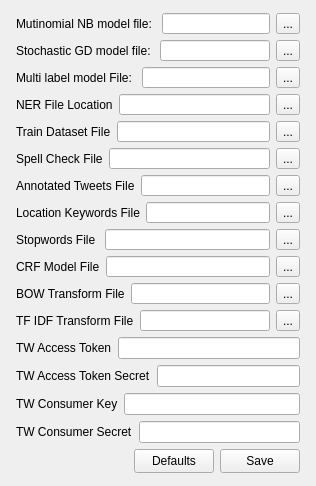
      <widget class="QWidget" name="tab_3">
       <attribute name="title">
        <string>Paths</string>
       </attribute>
       <layout class="QGridLayout" name="gridLayout_6">
        <item row="0" column="0">
         <layout class="QVBoxLayout" name="mainFolderSettingsLayut">
          <property name="sizeConstraint">
           <enum>QLayout::SetMinimumSize</enum>
          </property>
          <property name="leftMargin">
           <number>5</number>
          </property>
          <property name="topMargin">
           <number>2</number>
          </property>
          <property name="rightMargin">
           <number>5</number>
          </property>
          <property name="bottomMargin">
           <number>2</number>
          </property>
          <item>
           <layout class="QHBoxLayout" name="horizontalLayout" stretch="3,6,1">
            <item>
             <widget class="QLabel" name="label">
              <property name="minimumSize">
               <size>
                <width>0</width>
                <height>21</height>
               </size>
              </property>
              <property name="text">
               <string>Mutinomial NB model file: </string>
              </property>
             </widget>
            </item>
            <item>
             <widget class="QLineEdit" name="txt_mnb_file">
              <property name="minimumSize">
               <size>
                <width>0</width>
                <height>21</height>
               </size>
              </property>
             </widget>
            </item>
            <item>
             <widget class="QToolButton" name="btn_browse_mnb">
              <property name="minimumSize">
               <size>
                <width>0</width>
                <height>21</height>
               </size>
              </property>
              <property name="text">
               <string>...</string>
              </property>
              <property name="icon">
               <iconset resource="resources.qrc">
                <normaloff>:/images/folder-search.png</normaloff>:/images/folder-search.png</iconset>
              </property>
             </widget>
            </item>
           </layout>
          </item>
          <item>
           <layout class="QHBoxLayout" name="horizontalLayout_9" stretch="3,6,1">
            <item>
             <widget class="QLabel" name="label_13">
              <property name="minimumSize">
               <size>
                <width>0</width>
                <height>21</height>
               </size>
              </property>
              <property name="text">
               <string>Stochastic GD model file: </string>
              </property>
             </widget>
            </item>
            <item>
             <widget class="QLineEdit" name="txt_sgd_file">
              <property name="minimumSize">
               <size>
                <width>0</width>
                <height>21</height>
               </size>
              </property>
             </widget>
            </item>
            <item>
             <widget class="QToolButton" name="btn_browse_sgd">
              <property name="minimumSize">
               <size>
                <width>0</width>
                <height>21</height>
               </size>
              </property>
              <property name="text">
               <string>...</string>
              </property>
              <property name="icon">
               <iconset resource="resources.qrc">
                <normaloff>:/images/folder-search.png</normaloff>:/images/folder-search.png</iconset>
              </property>
             </widget>
            </item>
           </layout>
          </item>
          <item>
           <layout class="QHBoxLayout" name="horizontalLayout_2" stretch="3,6,1">
            <item>
             <widget class="QLabel" name="label_14">
              <property name="minimumSize">
               <size>
                <width>0</width>
                <height>21</height>
               </size>
              </property>
              <property name="text">
               <string>Multi label model File: </string>
              </property>
             </widget>
            </item>
            <item>
             <widget class="QLineEdit" name="txt_ml_file">
              <property name="minimumSize">
               <size>
                <width>0</width>
                <height>21</height>
               </size>
              </property>
             </widget>
            </item>
            <item>
             <widget class="QToolButton" name="btn_browse_ml">
              <property name="minimumSize">
               <size>
                <width>0</width>
                <height>21</height>
               </size>
              </property>
              <property name="text">
               <string>...</string>
              </property>
              <property name="icon">
               <iconset resource="resources.qrc">
                <normaloff>:/images/folder-search.png</normaloff>:/images/folder-search.png</iconset>
              </property>
             </widget>
            </item>
           </layout>
          </item>
          <item>
           <layout class="QHBoxLayout" name="horizontalLayout_7" stretch="3,6,1">
            <item>
             <widget class="QLabel" name="label_6">
              <property name="minimumSize">
               <size>
                <width>0</width>
                <height>21</height>
               </size>
              </property>
              <property name="text">
               <string>NER File Location</string>
              </property>
             </widget>
            </item>
            <item>
             <widget class="QLineEdit" name="txt_ner_file">
              <property name="minimumSize">
               <size>
                <width>0</width>
                <height>21</height>
               </size>
              </property>
             </widget>
            </item>
            <item>
             <widget class="QToolButton" name="btn_browse_ner">
              <property name="minimumSize">
               <size>
                <width>0</width>
                <height>21</height>
               </size>
              </property>
              <property name="text">
               <string>...</string>
              </property>
              <property name="icon">
               <iconset resource="resources.qrc">
                <normaloff>:/images/folder-search.png</normaloff>:/images/folder-search.png</iconset>
              </property>
             </widget>
            </item>
           </layout>
          </item>
          <item>
           <layout class="QHBoxLayout" name="horizontalLayout_11" stretch="3,6,1">
            <item>
             <widget class="QLabel" name="label_16">
              <property name="minimumSize">
               <size>
                <width>0</width>
                <height>21</height>
               </size>
              </property>
              <property name="text">
               <string>Train Dataset File</string>
              </property>
             </widget>
            </item>
            <item>
             <widget class="QLineEdit" name="txt_train_file">
              <property name="minimumSize">
               <size>
                <width>0</width>
                <height>21</height>
               </size>
              </property>
             </widget>
            </item>
            <item>
             <widget class="QToolButton" name="btn_browse_train_file">
              <property name="minimumSize">
               <size>
                <width>0</width>
                <height>21</height>
               </size>
              </property>
              <property name="text">
               <string>...</string>
              </property>
              <property name="icon">
               <iconset resource="resources.qrc">
                <normaloff>:/images/folder-search.png</normaloff>:/images/folder-search.png</iconset>
              </property>
             </widget>
            </item>
           </layout>
          </item>
          <item>
           <layout class="QHBoxLayout" name="horizontalLayout_12" stretch="3,6,1">
            <item>
             <widget class="QLabel" name="label_17">
              <property name="minimumSize">
               <size>
                <width>0</width>
                <height>21</height>
               </size>
              </property>
              <property name="text">
               <string>Spell Check File</string>
              </property>
             </widget>
            </item>
            <item>
             <widget class="QLineEdit" name="txt_spell_file">
              <property name="sizePolicy">
               <sizepolicy hsizetype="Expanding" vsizetype="Maximum">
                <horstretch>0</horstretch>
                <verstretch>0</verstretch>
               </sizepolicy>
              </property>
              <property name="minimumSize">
               <size>
                <width>0</width>
                <height>21</height>
               </size>
              </property>
             </widget>
            </item>
            <item>
             <widget class="QToolButton" name="btn_browse_spell">
              <property name="minimumSize">
               <size>
                <width>0</width>
                <height>21</height>
               </size>
              </property>
              <property name="text">
               <string>...</string>
              </property>
              <property name="icon">
               <iconset resource="resources.qrc">
                <normaloff>:/images/folder-search.png</normaloff>:/images/folder-search.png</iconset>
              </property>
             </widget>
            </item>
           </layout>
          </item>
          <item>
           <layout class="QHBoxLayout" name="horizontalLayout_13" stretch="3,6,1">
            <item>
             <widget class="QLabel" name="label_18">
              <property name="minimumSize">
               <size>
                <width>0</width>
                <height>21</height>
               </size>
              </property>
              <property name="text">
               <string>Annotated Tweets File</string>
              </property>
             </widget>
            </item>
            <item>
             <widget class="QLineEdit" name="txt_annotated_file">
              <property name="minimumSize">
               <size>
                <width>0</width>
                <height>21</height>
               </size>
              </property>
             </widget>
            </item>
            <item>
             <widget class="QToolButton" name="btn_browse_annotated_file">
              <property name="minimumSize">
               <size>
                <width>0</width>
                <height>21</height>
               </size>
              </property>
              <property name="text">
               <string>...</string>
              </property>
              <property name="icon">
               <iconset resource="resources.qrc">
                <normaloff>:/images/folder-search.png</normaloff>:/images/folder-search.png</iconset>
              </property>
             </widget>
            </item>
           </layout>
          </item>
          <item>
           <layout class="QHBoxLayout" name="horizontalLayout_14" stretch="3,6,1">
            <item>
             <widget class="QLabel" name="label_19">
              <property name="minimumSize">
               <size>
                <width>0</width>
                <height>21</height>
               </size>
              </property>
              <property name="text">
               <string>Location Keywords File</string>
              </property>
             </widget>
            </item>
            <item>
             <widget class="QLineEdit" name="txt_loc_keywords_file">
              <property name="minimumSize">
               <size>
                <width>0</width>
                <height>21</height>
               </size>
              </property>
             </widget>
            </item>
            <item>
             <widget class="QToolButton" name="toolButton_6">
              <property name="minimumSize">
               <size>
                <width>0</width>
                <height>21</height>
               </size>
              </property>
              <property name="text">
               <string>...</string>
              </property>
              <property name="icon">
               <iconset resource="resources.qrc">
                <normaloff>:/images/folder-search.png</normaloff>:/images/folder-search.png</iconset>
              </property>
             </widget>
            </item>
           </layout>
          </item>
          <item>
           <layout class="QHBoxLayout" name="horizontalLayout_15" stretch="3,6,1">
            <item>
             <widget class="QLabel" name="label_23">
              <property name="minimumSize">
               <size>
                <width>0</width>
                <height>21</height>
               </size>
              </property>
              <property name="text">
               <string>Stopwords File</string>
              </property>
             </widget>
            </item>
            <item>
             <widget class="QLineEdit" name="txt_stopwords_file">
              <property name="minimumSize">
               <size>
                <width>0</width>
                <height>21</height>
               </size>
              </property>
             </widget>
            </item>
            <item>
             <widget class="QToolButton" name="btn_browse_stopwords">
              <property name="minimumSize">
               <size>
                <width>0</width>
                <height>21</height>
               </size>
              </property>
              <property name="text">
               <string>...</string>
              </property>
              <property name="icon">
               <iconset resource="resources.qrc">
                <normaloff>:/images/folder-search.png</normaloff>:/images/folder-search.png</iconset>
              </property>
             </widget>
            </item>
           </layout>
          </item>
          <item>
           <layout class="QHBoxLayout" name="horizontalLayout_16" stretch="3,6,1">
            <item>
             <widget class="QLabel" name="label_24">
              <property name="minimumSize">
               <size>
                <width>0</width>
                <height>21</height>
               </size>
              </property>
              <property name="text">
               <string>CRF Model File</string>
              </property>
             </widget>
            </item>
            <item>
             <widget class="QLineEdit" name="txt_model_crf_file">
              <property name="minimumSize">
               <size>
                <width>0</width>
                <height>21</height>
               </size>
              </property>
             </widget>
            </item>
            <item>
             <widget class="QToolButton" name="toolButton_12">
              <property name="minimumSize">
               <size>
                <width>0</width>
                <height>21</height>
               </size>
              </property>
              <property name="text">
               <string>...</string>
              </property>
              <property name="icon">
               <iconset resource="resources.qrc">
                <normaloff>:/images/folder-search.png</normaloff>:/images/folder-search.png</iconset>
              </property>
             </widget>
            </item>
           </layout>
          </item>
          <item>
           <layout class="QHBoxLayout" name="horizontalLayout_17" stretch="3,6,1">
            <item>
             <widget class="QLabel" name="label_25">
              <property name="minimumSize">
               <size>
                <width>0</width>
                <height>21</height>
               </size>
              </property>
              <property name="text">
               <string>BOW Transform File</string>
              </property>
             </widget>
            </item>
            <item>
             <widget class="QLineEdit" name="txt_bow_transform_file">
              <property name="minimumSize">
               <size>
                <width>0</width>
                <height>21</height>
               </size>
              </property>
             </widget>
            </item>
            <item>
             <widget class="QToolButton" name="toolButton_13">
              <property name="minimumSize">
               <size>
                <width>0</width>
                <height>21</height>
               </size>
              </property>
              <property name="text">
               <string>...</string>
              </property>
              <property name="icon">
               <iconset resource="resources.qrc">
                <normaloff>:/images/folder-search.png</normaloff>:/images/folder-search.png</iconset>
              </property>
             </widget>
            </item>
           </layout>
          </item>
          <item>
           <layout class="QHBoxLayout" name="horizontalLayout_18" stretch="3,6,1">
            <item>
             <widget class="QLabel" name="label_26">
              <property name="minimumSize">
               <size>
                <width>0</width>
                <height>21</height>
               </size>
              </property>
              <property name="text">
               <string>TF IDF Transform File</string>
              </property>
             </widget>
            </item>
            <item>
             <widget class="QLineEdit" name="txt_tfidf_transform_file">
              <property name="minimumSize">
               <size>
                <width>0</width>
                <height>21</height>
               </size>
              </property>
             </widget>
            </item>
            <item>
             <widget class="QToolButton" name="toolButton_14">
              <property name="minimumSize">
               <size>
                <width>0</width>
                <height>21</height>
               </size>
              </property>
              <property name="text">
               <string>...</string>
              </property>
              <property name="icon">
               <iconset resource="resources.qrc">
                <normaloff>:/images/folder-search.png</normaloff>:/images/folder-search.png</iconset>
              </property>
             </widget>
            </item>
           </layout>
          </item>
          <item>
           <layout class="QHBoxLayout" name="horizontalLayout_58" stretch="1,3">
            <item>
             <widget class="QLabel" name="label_54">
              <property name="minimumSize">
               <size>
                <width>0</width>
                <height>21</height>
               </size>
              </property>
              <property name="text">
               <string>TW Access Token</string>
              </property>
             </widget>
            </item>
            <item>
             <widget class="QLineEdit" name="txt_access_token">
              <property name="minimumSize">
               <size>
                <width>0</width>
                <height>21</height>
               </size>
              </property>
             </widget>
            </item>
           </layout>
          </item>
          <item>
           <layout class="QHBoxLayout" name="horizontalLayout_59" stretch="1,3">
            <item>
             <widget class="QLabel" name="label_55">
              <property name="minimumSize">
               <size>
                <width>0</width>
                <height>21</height>
               </size>
              </property>
              <property name="text">
               <string>TW Access Token Secret</string>
              </property>
             </widget>
            </item>
            <item>
             <widget class="QLineEdit" name="txt_access_token_secret">
              <property name="minimumSize">
               <size>
                <width>0</width>
                <height>21</height>
               </size>
              </property>
             </widget>
            </item>
           </layout>
          </item>
          <item>
           <layout class="QHBoxLayout" name="horizontalLayout_61" stretch="1,3">
            <item>
             <widget class="QLabel" name="label_56">
              <property name="minimumSize">
               <size>
                <width>0</width>
                <height>21</height>
               </size>
              </property>
              <property name="text">
               <string>TW Consumer Key</string>
              </property>
             </widget>
            </item>
            <item>
             <widget class="QLineEdit" name="txt_consumer_key">
              <property name="minimumSize">
               <size>
                <width>0</width>
                <height>21</height>
               </size>
              </property>
             </widget>
            </item>
           </layout>
          </item>
          <item>
           <layout class="QHBoxLayout" name="horizontalLayout_62" stretch="1,3">
            <item>
             <widget class="QLabel" name="label_57">
              <property name="minimumSize">
               <size>
                <width>0</width>
                <height>21</height>
               </size>
              </property>
              <property name="text">
               <string>TW Consumer Secret</string>
              </property>
             </widget>
            </item>
            <item>
             <widget class="QLineEdit" name="txt_consumer_secret">
              <property name="minimumSize">
               <size>
                <width>0</width>
                <height>21</height>
               </size>
              </property>
             </widget>
            </item>
           </layout>
          </item>
          <item>
           <layout class="QHBoxLayout" name="horizontalLayout_19">
            <item>
             <spacer name="horizontalSpacer_3">
              <property name="orientation">
               <enum>Qt::Horizontal</enum>
              </property>
              <property name="sizeHint" stdset="0">
               <size>
                <width>40</width>
                <height>20</height>
               </size>
              </property>
             </spacer>
            </item>
            <item>
             <widget class="QPushButton" name="btn_defaults">
              <property name="minimumSize">
               <size>
                <width>0</width>
                <height>24</height>
               </size>
              </property>
              <property name="text">
               <string>Defaults</string>
              </property>
             </widget>
            </item>
            <item>
             <widget class="QPushButton" name="btn_save_paths">
              <property name="minimumSize">
               <size>
                <width>0</width>
                <height>24</height>
               </size>
              </property>
              <property name="text">
               <string>Save</string>
              </property>
             </widget>
            </item>
           </layout>
          </item>
         </layout>
        </item>
       </layout>
      </widget>
